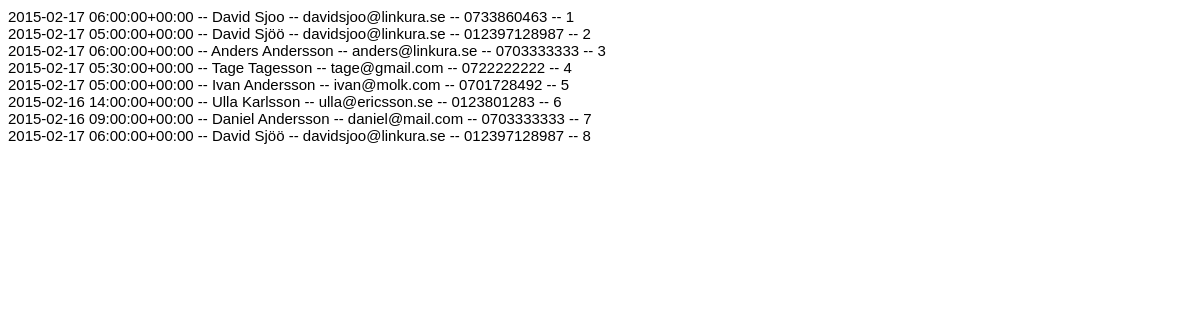
The app's page /booking_app/bookinglist/, older data.
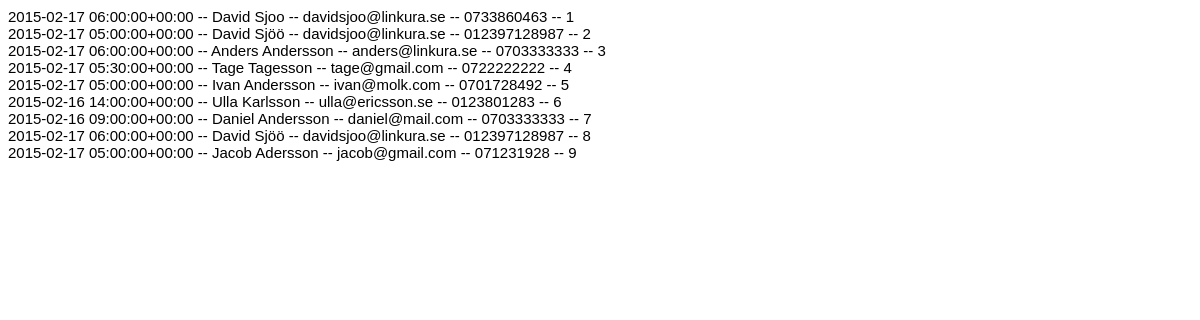
The same page, newer data.
### booking_app/models.py (models this page shows, shortened)
class Booking(models.Model):
	time = models.ForeignKey(Time)
	client_firstname = models.CharField(max_length=50)
	client_lastname = models.CharField(max_length=50)
	client_mail = models.EmailField(max_length=100)
	client_phone = models.CharField(max_length=50)

class Time(models.Model):
	visit = models.ForeignKey(Visit)
	datetime = models.DateTimeField('Date and time')
	capacity = models.IntegerField(default=1)
	location = models.CharField(max_length=50)
	description = models.TextField()
	def __unicode__(self):
		return "%s" % self.datetime
	class Meta:
		ordering = ['datetime']

### booking_app/views.py (the view)
class BookingsView(generic.ListView):
    template_name = 'booking_app/bookinglist.html'
    context_object_name = 'bookinglist'
    def get_queryset(self):
        client = Booking.objects.all()
        result_list = list(chain(client))
        return result_list

### booking_app/templates/booking_app/bookinglist.html
{% extends "booking_app/base.html" %}
{% block body %}
    {% for booking in bookinglist %}
    {{booking.time}} -- {{ booking.client_firstname }} {{ booking.client_lastname }} -- {{ booking.client_mail }} -- {{booking.client_phone }} -- {{booking.id}} <br />
    {% endfor %}
{% endblock %}

### booking_app/templates/booking_app/base.html (shortened to what this page needs)
<!DOCTYPE html>
<html>
<head>
	{% block head %}
	{% load staticfiles %}
	<link rel="stylesheet" type="text/css" href="{% static 'booking_app/style.css' %}" />
	{% endblock %}
</head>
<body>
{% block body %}{% endblock %}
</body>
</html>

### booking_app/static/booking_app/style.css (style rules this page uses)
body { color: black; font : 15px "Verdana", sans-serif; }

Row changes from the older to the newer data that the page shows:
added Booking: time "2015-02-17 05:00:00+00:00", client_firstname "Jacob", client_lastname "Adersson", client_mail "jacob@gmail.com", client_phone "071231928", id "9"
